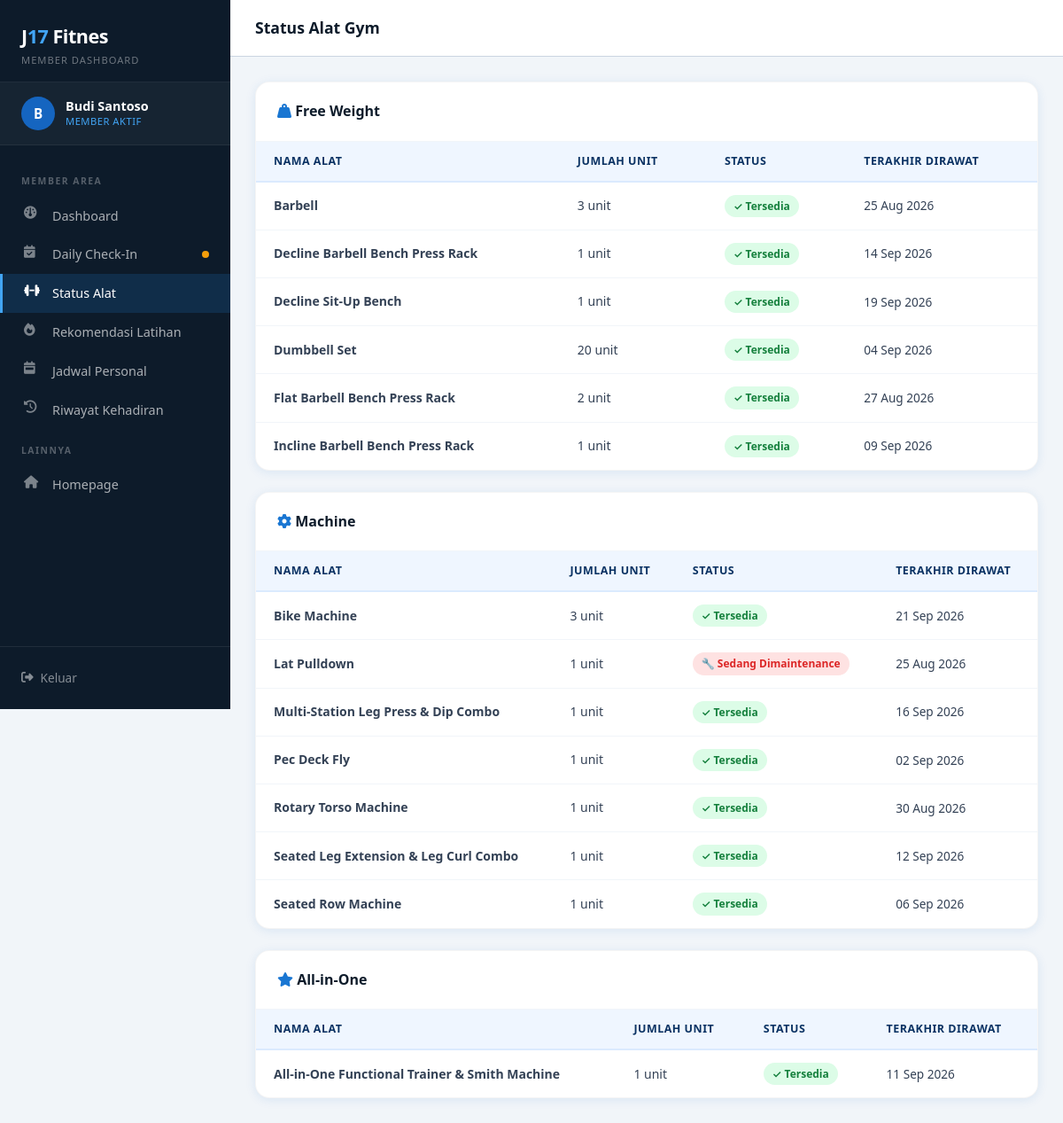
Screenshot of /member/status_alat.php (signed in) with the database file from the repository.
### tables this page shows
CREATE TABLE IF NOT EXISTS alat (
    id INT PRIMARY KEY AUTO_INCREMENT,
    nama VARCHAR(150) NOT NULL,
    kategori ENUM('Free Weight','Machine','All-in-One') NOT NULL,
    jumlah INT DEFAULT 1,
    status ENUM('tersedia','maintenance') DEFAULT 'tersedia',
    interval_hari INT DEFAULT 30 COMMENT 'interval maintenance dalam hari',
    tgl_maintenance_terakhir DATE DEFAULT NULL,
    tgl_maintenance_berikutnya DATE DEFAULT NULL,
    catatan TEXT DEFAULT NULL,
    created_at TIMESTAMP DEFAULT CURRENT_TIMESTAMP,
    updated_at TIMESTAMP DEFAULT CURRENT_TIMESTAMP ON UPDATE CURRENT_TIMESTAMP
);

### member/status_alat.php (the view, shortened to what this page needs)
<?php
$db = getDB();
$alat_list = $db->query("SELECT * FROM alat ORDER BY kategori, nama")->fetchAll();
$grouped = [];
foreach($alat_list as $a) $grouped[$a['kategori']][] = $a;
$icons = ['Free Weight'=>'fa-weight-hanging','Machine'=>'fa-gear','All-in-One'=>'fa-star'];
?>
<!DOCTYPE html>
<html lang="id">
<head>
<link href="https://cdn.jsdelivr.net/npm/bootstrap@5.3.2/dist/css/bootstrap.min.css" rel="stylesheet">
<link href="https://cdnjs.cloudflare.com/ajax/libs/font-awesome/6.5.0/css/all.min.css" rel="stylesheet">
<link href="/j17-fitnes/assets/css/style.css" rel="stylesheet">
</head>
<body>
<div class="dashboard-wrapper">
  <?php include __DIR__ . '/../includes/sidebar_member.php'; ?>
  <div class="main-content">
    <div class="topbar">
      <div class="topbar-title">Status Alat Gym</div>
    </div>
    <div class="page-content">
      <?php foreach($grouped as $kat => $alats): ?>
      <div class="data-card mb-4">
        <div class="data-card-header">
          <span class="data-card-title"><i class="fa-solid <?= $icons[$kat] ?? 'fa-dumbbell' ?>" style="color:var(--blue-600)"></i> <?= htmlspecialchars($kat) ?></span>
        </div>
        <div style="overflow-x:auto">
          <table class="table-j17">
            <thead><tr><th>Nama Alat</th><th>Jumlah Unit</th><th>Status</th><th>Terakhir Dirawat</th></tr></thead>
            <tbody>
              <?php foreach($alats as $a): ?>
              <tr>
                <td><strong><?= htmlspecialchars($a['nama']) ?></strong></td>
                <td><?= $a['jumlah'] ?> unit</td>
                <td>
                  <?php if($a['status']==='maintenance'): ?>
                    <span class="badge-j17 badge-maintenance">🔧 Sedang Dimaintenance</span>
                  <?php else: ?>
                    <span class="badge-j17 badge-tersedia">✓ Tersedia</span>
                  <?php endif; ?>
                </td>
                <td style="font-size:.85rem"><?= $a['tgl_maintenance_terakhir'] ? date('d M Y', strtotime($a['tgl_maintenance_terakhir'])) : '—' ?></td>
              </tr>
              <?php endforeach; ?>
            </tbody>
          </table>
        </div>
      </div>
      <?php endforeach; ?>
    </div>
  </div>
</div>
</body>
</html>

### includes/sidebar_member.php
<?php
$currentPage = basename($_SERVER['PHP_SELF']);
function isActiveM($pages) {
    global $currentPage;
    return in_array($currentPage, (array)$pages) ? 'active' : '';
}
$sudahCheckin = false;
try {
    $db = getDB();
    $stmt = $db->prepare("SELECT id FROM kehadiran WHERE user_id=? AND tgl_hadir=CURDATE()");
    $stmt->execute([$_SESSION['user_id']]);
    $sudahCheckin = (bool)$stmt->fetch();
} catch(Exception $e) {}
?>
<aside class="sidebar" id="sidebar">
  <div class="sidebar-brand">
    <div class="brand-text">J<span>17</span> Fitnes</div>
    <div class="brand-sub">Member Dashboard</div>
  </div>
  <div class="sidebar-user">
    <div class="sidebar-avatar"><?= strtoupper(substr($_SESSION['nama_panggilan'] ?? 'U', 0, 1)) ?></div>
    <div>
      <div class="sidebar-user-name"><?= htmlspecialchars($_SESSION['nama_lengkap'] ?? 'Member') ?></div>
      <div class="sidebar-user-role">Member Aktif</div>
    </div>
  </div>
  <nav class="sidebar-nav">
    <div class="sidebar-section-label">Member Area</div>
    <a href="/j17-fitnes/member/dashboard.php" class="sidebar-link <?= isActiveM('dashboard.php') ?>">
      <i class="fa-solid fa-gauge icon"></i> Dashboard
    </a>
    <a href="/j17-fitnes/member/checkin.php" class="sidebar-link <?= isActiveM('checkin.php') ?>">
      <i class="fa-solid fa-calendar-check icon"></i> Daily Check-In
      <?php if(!$sudahCheckin): ?>
        <span class="notif-dot" style="width:8px;height:8px;background:#f59e0b;border-radius:50%;margin-left:auto;flex-shrink:0"></span>
      <?php endif; ?>
    </a>
    <a href="/j17-fitnes/member/status_alat.php" class="sidebar-link <?= isActiveM('status_alat.php') ?>">
      <i class="fa-solid fa-dumbbell icon"></i> Status Alat
    </a>
    <a href="/j17-fitnes/member/rekomendasi.php" class="sidebar-link <?= isActiveM('rekomendasi.php') ?>">
      <i class="fa-solid fa-fire icon"></i> Rekomendasi Latihan
    </a>
    <a href="/j17-fitnes/member/jadwal.php" class="sidebar-link <?= isActiveM('jadwal.php') ?>">
      <i class="fa-solid fa-calendar-week icon"></i> Jadwal Personal
    </a>
    <a href="/j17-fitnes/member/riwayat.php" class="sidebar-link <?= isActiveM('riwayat.php') ?>">
      <i class="fa-solid fa-clock-rotate-left icon"></i> Riwayat Kehadiran
    </a>
    <div class="sidebar-section-label">Lainnya</div>
    <a href="/j17-fitnes/index.php" class="sidebar-link">
      <i class="fa-solid fa-house icon"></i> Homepage
    </a>
  </nav>
  <div class="sidebar-footer">
    <a href="/j17-fitnes/auth/logout.php" class="btn-logout">
      <i class="fa-solid fa-right-from-bracket"></i> Keluar
    </a>
  </div>
</aside>

### rows the page displays
alat: nama "Barbell", jumlah "3", status "✓ Tersedia", tgl_maintenance_terakhir "25 Aug 2026"
alat: nama "Decline Barbell Bench Press Rack", jumlah "1", status "✓ Tersedia", tgl_maintenance_terakhir "14 Sep 2026"
alat: nama "Decline Sit-Up Bench", jumlah "1", status "✓ Tersedia", tgl_maintenance_terakhir "19 Sep 2026"
alat: nama "Dumbbell Set", jumlah "20", status "✓ Tersedia", tgl_maintenance_terakhir "04 Sep 2026"
alat: nama "Flat Barbell Bench Press Rack", jumlah "2", status "✓ Tersedia", tgl_maintenance_terakhir "27 Aug 2026"
alat: nama "Incline Barbell Bench Press Rack", jumlah "1", status "✓ Tersedia", tgl_maintenance_terakhir "09 Sep 2026"
alat: nama "Bike Machine", jumlah "3", status "✓ Tersedia", tgl_maintenance_terakhir "21 Sep 2026"
alat: nama "Lat Pulldown", jumlah "1", status "🔧 Sedang Dimaintenance", tgl_maintenance_terakhir "25 Aug 2026"
alat: nama "Multi-Station Leg Press & Dip Combo", jumlah "1", status "✓ Tersedia", tgl_maintenance_terakhir "16 Sep 2026"
alat: nama "Pec Deck Fly", jumlah "1", status "✓ Tersedia", tgl_maintenance_terakhir "02 Sep 2026"
alat: nama "Rotary Torso Machine", jumlah "1", status "✓ Tersedia", tgl_maintenance_terakhir "30 Aug 2026"
alat: nama "Seated Leg Extension & Leg Curl Combo", jumlah "1", status "✓ Tersedia", tgl_maintenance_terakhir "12 Sep 2026"
alat: nama "Seated Row Machine", jumlah "1", status "✓ Tersedia", tgl_maintenance_terakhir "06 Sep 2026"
alat: nama "All-in-One Functional Trainer & Smith Machine", jumlah "1", status "✓ Tersedia", tgl_maintenance_terakhir "11 Sep 2026"

### other values shown
substr($_SESSION['nama_panggilan'] ?? 'U', 0, 1) "B"
$_SESSION['nama_lengkap'] "Budi Santoso"
$kat "Free Weight"
$kat "Machine"
$kat "All-in-One"
